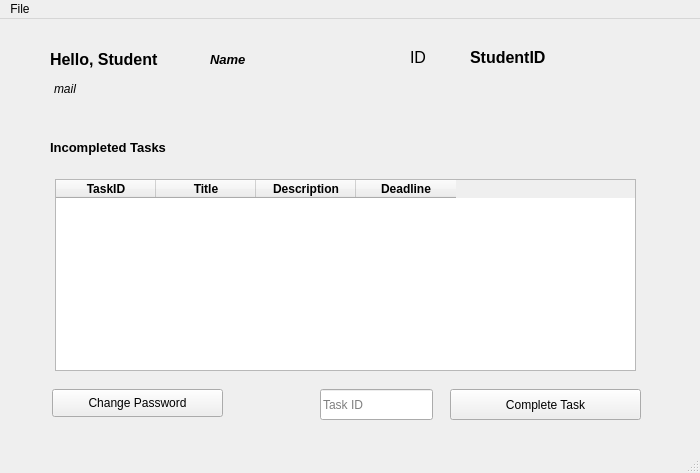
<?xml version="1.0" encoding="UTF-8"?>
<ui version="4.0">
 <class>MainWindow</class>
 <widget class="QMainWindow" name="MainWindow">
  <property name="geometry">
   <rect>
    <x>0</x>
    <y>0</y>
    <width>700</width>
    <height>473</height>
   </rect>
  </property>
  <property name="windowTitle">
   <string>MainWindow</string>
  </property>
  <widget class="QWidget" name="centralwidget">
   <widget class="QLabel" name="label">
    <property name="geometry">
     <rect>
      <x>50</x>
      <y>30</y>
      <width>151</width>
      <height>20</height>
     </rect>
    </property>
    <property name="font">
     <font>
      <pointsize>12</pointsize>
      <weight>75</weight>
      <bold>true</bold>
     </font>
    </property>
    <property name="text">
     <string>Hello, Student</string>
    </property>
   </widget>
   <widget class="QLabel" name="namelabel">
    <property name="geometry">
     <rect>
      <x>210</x>
      <y>30</y>
      <width>161</width>
      <height>21</height>
     </rect>
    </property>
    <property name="font">
     <font>
      <pointsize>10</pointsize>
      <weight>75</weight>
      <italic>true</italic>
      <bold>true</bold>
     </font>
    </property>
    <property name="text">
     <string>Name</string>
    </property>
   </widget>
   <widget class="QLabel" name="label_3">
    <property name="geometry">
     <rect>
      <x>410</x>
      <y>30</y>
      <width>55</width>
      <height>16</height>
     </rect>
    </property>
    <property name="font">
     <font>
      <pointsize>12</pointsize>
     </font>
    </property>
    <property name="text">
     <string>ID</string>
    </property>
   </widget>
   <widget class="QLabel" name="sid">
    <property name="geometry">
     <rect>
      <x>470</x>
      <y>30</y>
      <width>111</width>
      <height>16</height>
     </rect>
    </property>
    <property name="font">
     <font>
      <pointsize>12</pointsize>
      <weight>75</weight>
      <bold>true</bold>
     </font>
    </property>
    <property name="text">
     <string>StudentID</string>
    </property>
   </widget>
   <widget class="QLabel" name="maillabel">
    <property name="geometry">
     <rect>
      <x>54</x>
      <y>60</y>
      <width>221</width>
      <height>20</height>
     </rect>
    </property>
    <property name="font">
     <font>
      <italic>true</italic>
     </font>
    </property>
    <property name="text">
     <string>mail</string>
    </property>
   </widget>
   <widget class="QTableWidget" name="task_table">
    <property name="geometry">
     <rect>
      <x>55</x>
      <y>160</y>
      <width>581</width>
      <height>192</height>
     </rect>
    </property>
    <property name="font">
     <font>
      <weight>75</weight>
      <bold>true</bold>
     </font>
    </property>
    <property name="editTriggers">
     <set>QAbstractItemView::NoEditTriggers</set>
    </property>
    <column>
     <property name="text">
      <string>TaskID</string>
     </property>
    </column>
    <column>
     <property name="text">
      <string>Title</string>
     </property>
    </column>
    <column>
     <property name="text">
      <string>Description</string>
     </property>
    </column>
    <column>
     <property name="text">
      <string>Deadline</string>
     </property>
    </column>
   </widget>
   <widget class="QLabel" name="label_6">
    <property name="geometry">
     <rect>
      <x>50</x>
      <y>120</y>
      <width>191</width>
      <height>16</height>
     </rect>
    </property>
    <property name="font">
     <font>
      <pointsize>10</pointsize>
      <weight>75</weight>
      <bold>true</bold>
     </font>
    </property>
    <property name="text">
     <string>Incompleted Tasks</string>
    </property>
   </widget>
   <widget class="QPushButton" name="completetaskbtn">
    <property name="geometry">
     <rect>
      <x>450</x>
      <y>370</y>
      <width>191</width>
      <height>31</height>
     </rect>
    </property>
    <property name="text">
     <string>Complete Task</string>
    </property>
   </widget>
   <widget class="QLineEdit" name="taskidedit">
    <property name="geometry">
     <rect>
      <x>320</x>
      <y>370</y>
      <width>113</width>
      <height>31</height>
     </rect>
    </property>
    <property name="placeholderText">
     <string>Task ID</string>
    </property>
   </widget>
   <widget class="QPushButton" name="changepasswordbtn">
    <property name="geometry">
     <rect>
      <x>52</x>
      <y>370</y>
      <width>171</width>
      <height>28</height>
     </rect>
    </property>
    <property name="text">
     <string>Change Password</string>
    </property>
   </widget>
  </widget>
  <widget class="QMenuBar" name="menubar">
   <property name="geometry">
    <rect>
     <x>0</x>
     <y>0</y>
     <width>700</width>
     <height>26</height>
    </rect>
   </property>
   <widget class="QMenu" name="menuFile">
    <property name="title">
     <string>File</string>
    </property>
    <addaction name="actionClose"/>
   </widget>
   <addaction name="menuFile"/>
  </widget>
  <widget class="QStatusBar" name="statusbar"/>
  <action name="actionClose">
   <property name="text">
    <string>Close</string>
   </property>
  </action>
 </widget>
 <resources/>
 <connections/>
</ui>
